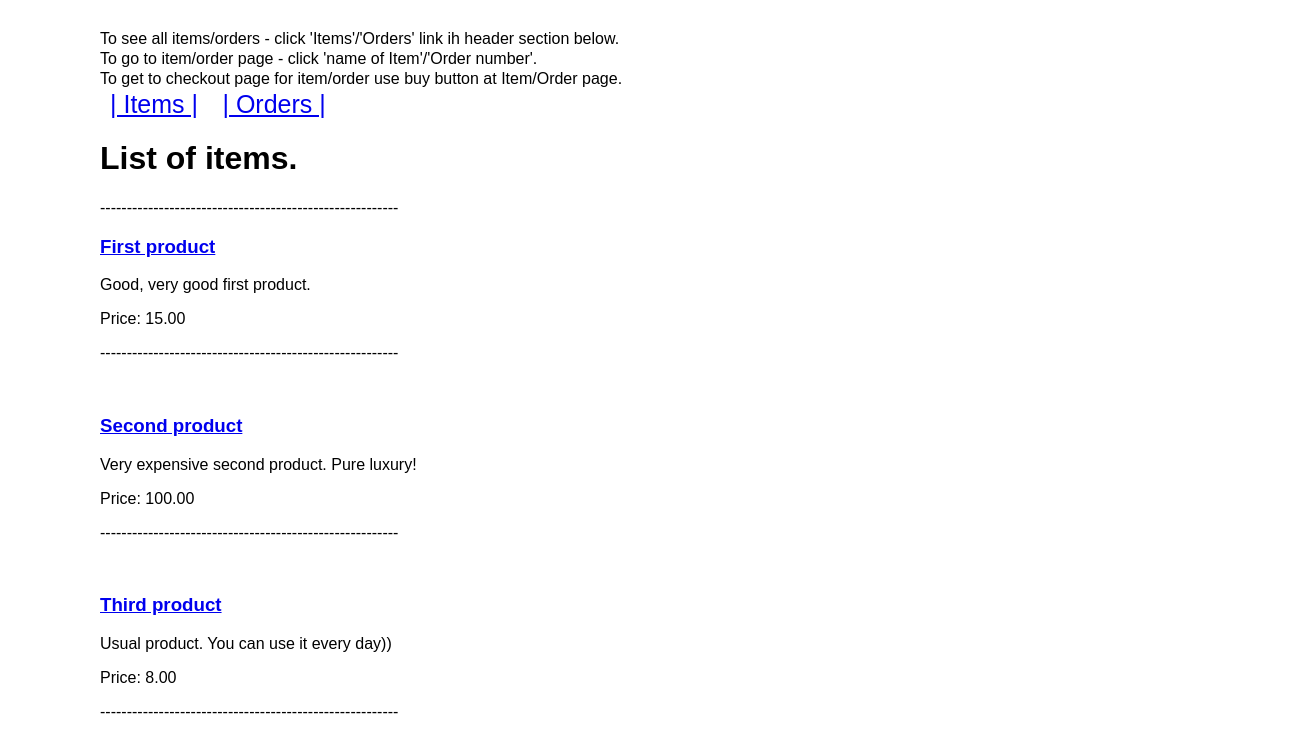
The page / on the database its author committed.
### payments/models/item.py (models this page shows, shortened)
class Item(models.Model):
    name = models.CharField(max_length=150, unique=True, verbose_name='Product')
    description = models.TextField(blank=False, null=False, verbose_name='Description')
    price = models.IntegerField(blank=False, null=False, verbose_name='Price in cents')
    class Meta:
        verbose_name = 'Product'
        verbose_name_plural = 'Products'
    def get_absolute_url(self):
        return reverse_lazy('item', kwargs={'pk': self.id})
    def price_display(self):
        return '{0:.2f}'.format(self.price / 100)

### payments/views/all_items.py (the view)
# urls.py: path('', AllItemsView.as_view(), name='catalog'),
class AllItemsView(ListView):
    model = Item
    template_name = 'catalog.html'
    def get_queryset(self):
        return Item.objects.order_by('id')

### templates/catalog.html (shortened to what this page needs)
{% extends "base.html" %}
{% load static %}
{% block content %}
    <h1>List of items.</h1>
    <p>--------------------------------------------------------</p>
    {% for item in object_list %}
        <h3><a href="{{ item.get_absolute_url }}">{{ item.name }}</a></h3>
        <p>{{ item.description }}</p>
        <p>Price: {{ item.price_display }}</p>
        <p>--------------------------------------------------------</p>
        <br>
    {% endfor %}
{% endblock content %}

### static/main.css (style rules this page uses)
* { box-sizing: border-box; }
body, html { font-family: 'Rubik', sans-serif; margin: 0; padding: 0; background-color: #FFF; }

### rows shown on the page
Item: name "First product", description "Good, very good first product.", price_display "15.00"
Item: name "Second product", description "Very expensive second product. Pure luxury!", price_display "100.00"
Item: name "Third product", description "Usual product. You can use it every day))", price_display "8.00"
